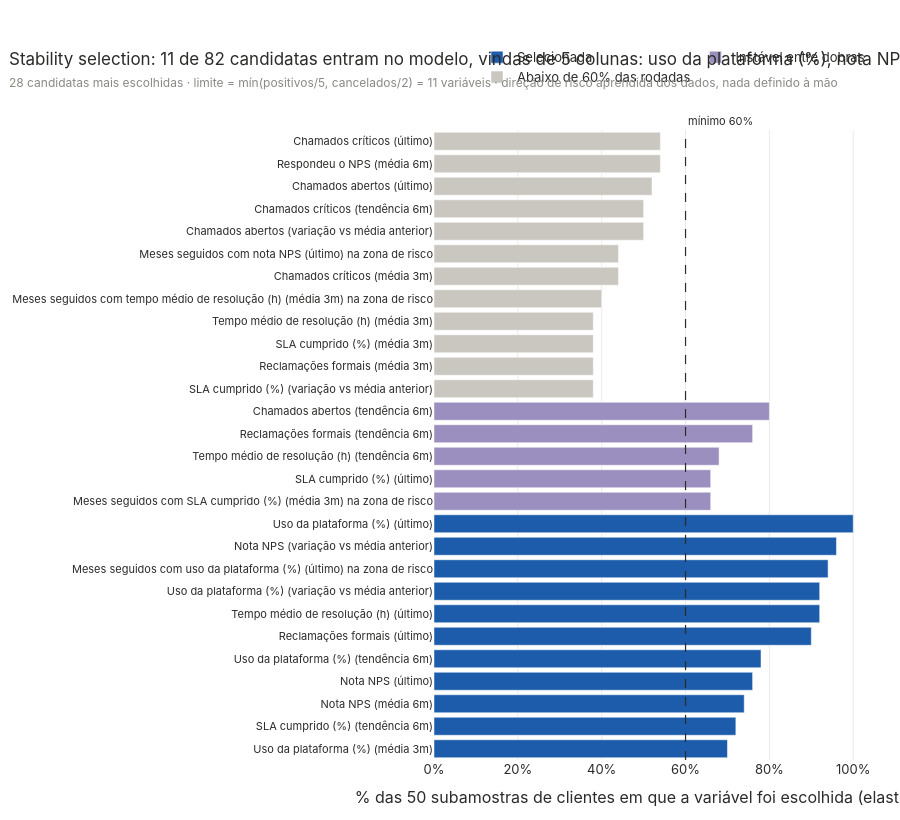
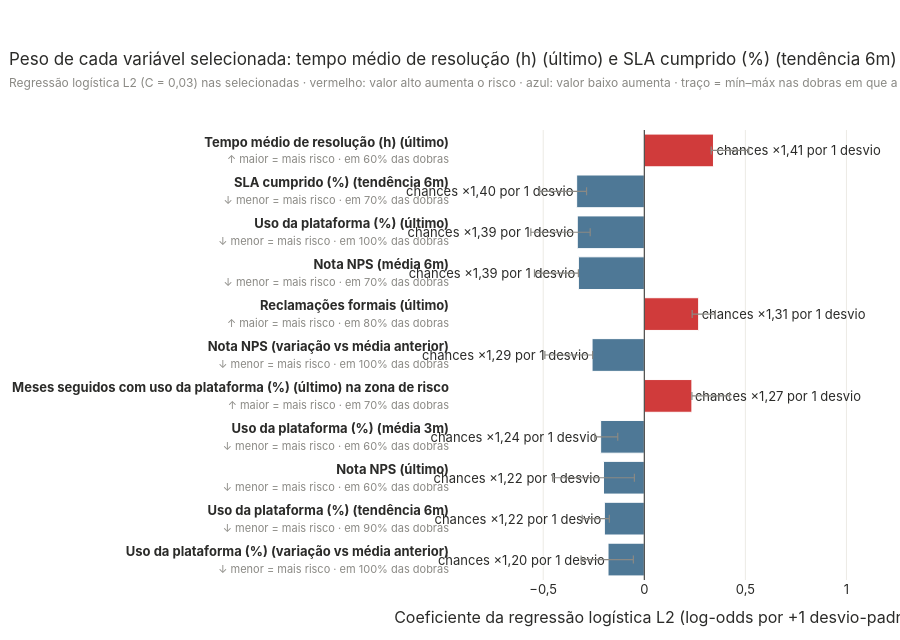

The notebook cell saved with these charts, in order:
### Markdown cell above
## 1. Variáveis que o motor escolheu sozinho

### Code cell
q = PV[PV.frequencia_selecao.notna()].sort_values(["frequencia_selecao", "auc_univariada"], ascending=False).head(28).iloc[::-1]

def grupo(row):
    if row.selecionada:
        return "Selecionada"
    m = str(row.motivo_descarte)
    if m.startswith("selecionada em só"):
        return "Instável entre dobras"
    return "Fora do limite de variáveis" if m.startswith("fora do limite") else "Abaixo de 60% das rodadas" if m.startswith("escolhida") else "Outro motivo"

COR_G = {"Selecionada": "#1c5cab", "Instável entre dobras": "#9b8fbf", "Fora do limite de variáveis": "#7aa7dd", "Abaixo de 60% das rodadas": "#c9c7c0", "Outro motivo": "#8a8984"}
q = q.assign(grupo=q.apply(grupo, axis=1))
fig = go.Figure()
for g_, cor in COR_G.items():
    s = q[q.grupo == g_]
    if s.empty:
        continue
    fig.add_trace(go.Bar(x=100 * s.frequencia_selecao, y=s.rotulo, orientation="h", name=g_, marker_color=cor,
                         customdata=np.c_[s.auc_univariada.map(br), s.direcao_texto, s.motivo_descarte.fillna("—")],
                         hovertemplate="<b>%{y}</b><br>Escolhida em %{x:.0f}% das rodadas<br>AUC univariada (out-of-fold): %{customdata[0]}"
                                       "<br>Direção aprendida: %{customdata[1]}<br>Motivo: %{customdata[2]}<extra></extra>"))
fig.add_vline(x=60, line=dict(color=TINTA, dash="dash", width=1.2))
fig.add_annotation(x=60, y=1.0, yref="paper", text="mínimo 60%", showarrow=False, xanchor="left", yanchor="bottom", font=dict(size=11, color=TINTA))
fig.update_xaxes(title_text="% das 50 subamostras de clientes em que a variável foi escolhida (elastic-net)", range=[0, 104], ticksuffix="%")
fig.update_yaxes(tickfont_size=11)
sel = PV[PV.selecionada]
origens = list(dict.fromkeys(low(META[v].rotulo_coluna) for v in sel.index))
fig.update_layout(height=820, margin=dict(l=380, t=130), barmode="overlay",
                  title=f"Stability selection: {len(sel)} de {len(PV)} candidatas entram no modelo, vindas de {len(origens)} colunas: "
                        f"{', '.join(origens[:-1])} e {origens[-1]}"
                        + sub(f"28 candidatas mais escolhidas · limite = mín(positivos/5, cancelados/2) = {W['resumo']['limite_variaveis']} variáveis · "
                              "direção de risco aprendida dos dados, nada definido à mão"))
fig.show()

co = pd.DataFrame(V["coeficientes"]).set_index("variavel")
co = co.reindex(co.coef.abs().sort_values().index)
cor = [CORES["Cancelou"] if c > 0 else CORES["Ativo"] for c in co.coef]
ylab = [f"<b>{r_.rotulo}</b><br><span style='font-size:11px;color:{CINZA}'>{'↑ maior' if r_.direcao > 0 else '↓ menor'} = mais risco · "
        f"em {r_.frequencia_dobras * 100:.0f}% das dobras</span>" for r_ in co.itertuples()]
fig = go.Figure(go.Bar(
    x=co.coef, y=ylab, orientation="h", marker=dict(color=cor, line=dict(color="white", width=1)),
    error_x=dict(type="data", symmetric=False, array=(co.max_dobras - co.coef).clip(lower=0).fillna(0),
                 arrayminus=(co.coef - co.min_dobras).clip(lower=0).fillna(0), color=CINZA, thickness=1.2, width=4),
    text=[f"chances ×{br(np.exp(abs(c)))} por 1 desvio" for c in co.coef], textposition="outside", cliponaxis=False,
    customdata=np.c_[co.rotulo, co.odds_ratio.map(br), co.min_dobras.map(lambda v: br(v) if pd.notna(v) else "—"),
                     co.max_dobras.map(lambda v: br(v) if pd.notna(v) else "—"), (100 * co.frequencia_dobras).round(0)],
    hovertemplate="<b>%{customdata[0]}</b><br>Coeficiente (padronizado): %{x:.2f}<br>Chances × %{customdata[1]} a cada +1 desvio"
                  "<br>Selecionada em %{customdata[4]}% das dobras da validação · faixa %{customdata[2]} a %{customdata[3]}<extra></extra>"))
fig.add_vline(x=0, line=dict(color=TINTA, width=1))
fig.update_xaxes(title_text="Coeficiente da regressão logística L2 (log-odds por +1 desvio-padrão)",
                 range=[min(co.coef.min(), co.min_dobras.min()) - 0.4, max(co.coef.max(), co.max_dobras.max()) + 0.6])
fig.update_layout(height=640, margin=dict(l=420, t=130), showlegend=False,
                  title=f"Peso de cada variável selecionada: {low(co.rotulo.iloc[-1])} e {low(co.rotulo.iloc[-2])} pesam mais"
                        + sub(f"Regressão logística L2 (C = {br(M.C, 2)}) nas selecionadas · vermelho: valor alto aumenta o risco · "
                              "azul: valor baixo aumenta · traço = mín–máx nas dobras em que a variável foi selecionada"))
fig.show()
display(PV[PV.selecionada][["rotulo", "coef", "odds_ratio", "auc_univariada", "frequencia_selecao", "frequencia_dobras", "limiar", "direcao_texto"]]
        .round(3).rename(columns={"rotulo": "Variável", "coef": "Coeficiente", "odds_ratio": "Chances ×", "auc_univariada": "AUC univariada",
                                  "frequencia_selecao": "Frequência (rodadas)", "frequencia_dobras": "Frequência (dobras)",
                                  "limiar": "Limiar de evidência", "direcao_texto": "Direção"}).rename_axis(None))
CATEG = [("das dobras da validação", "Instável entre dobras (< 50%) e sem vaga no limite"), ("vazamento", "Possível vazamento"), ("nulos", "Muitos nulos"), ("constante", "Constante ou quase constante"),
         ("redundante", "Redundante (|Spearman| > 0,9)"), ("escolhida em só", "Escolhida em < 60% das rodadas"),
         ("instável", "Sinal instável entre rodadas"), ("oposta", "Direção oposta à univariada"),
         ("fora do limite", "Fora do limite de variáveis"), ("invertido", "Sinal invertido no modelo final")]
cat = PV[~PV.selecionada].motivo_descarte.map(lambda m: next((n for k, n in CATEG if k in str(m)), "Outro"))
display(cat.value_counts().rename("variáveis descartadas").rename_axis("Motivo").to_frame())

### Figure 1 — Plotly figure (JSON) as saved in the notebook; plotly's stock layout.template omitted (floating-point values rounded to 4 significant figures)
{"data": [{"customdata": [["0,91", "menor = mais risco", "—"], ["0,77", "menor = mais risco", "—"], ["0,83", "menor = mais risco", "—"], ["0,85", "menor = mais risco", "—"], ["0,85", "menor = mais risco", "—"], ["0,72", "maior = mais risco", "—"], ["0,82", "maior = mais risco", "—"], ["0,87", "menor = mais risco", "—"], ["0,84", "maior = mais risco", "—"], ["0,77", "menor = mais risco", "—"], ["0,91", "menor = mais risco", "—"]], "hovertemplate": "<b>%{y}</b><br>Escolhida em %{x:.0f}% das rodadas<br>AUC univariada (out-of-fold): %{customdata[0]}<br>Direção aprendida: %{customdata[1]}<br>Motivo: %{customdata[2]}<extra></extra>", "marker": {"color": "#1c5cab"}, "name": "Selecionada", "orientation": "h", "type": "bar", "x": [70.0, 72.0, 74.0, 76.0, 78.0, 90.0, 92.0, 92.0, 94.0, 96.0, 100.0], "y": ["Uso da plataforma (%) (média 3m)", "SLA cumprido (%) (tendência 6m)", "Nota NPS (média 6m)", "Nota NPS (último)", "Uso da plataforma (%) (tendência 6m)", "Reclamações formais (último)", "Tempo médio de resolução (h) (último)", "Uso da plataforma (%) (variação vs média anterior)", "Meses seguidos com uso da plataforma (%) (último) na zona de risco", "Nota NPS (variação vs média anterior)", "Uso da plataforma (%) (último)"]}, {"customdata": [["0,77", "maior = mais risco", "selecionada em só 20% das dobras da validação (mínimo 50%): instável entre dobras e sem vaga no limite de 11 variáveis"], ["0,78", "menor = mais risco", "selecionada em só 0% das dobras da validação (mínimo 50%): instável entre dobras e sem vaga no limite de 11 variáveis"], ["0,77", "maior = mais risco", "selecionada em só 10% das dobras da validação (mínimo 50%): instável entre dobras e sem vaga no limite de 11 variáveis"], ["0,73", "maior = mais risco", "selecionada em só 0% das dobras da validação (mínimo 50%): instável entre dobras e sem vaga no limite de 11 variáveis"], ["0,78", "maior = mais risco", "selecionada em só 10% das dobras da validação (mínimo 50%): instável entre dobras e sem vaga no limite de 11 variáveis"]], "hovertemplate": "<b>%{y}</b><br>Escolhida em %{x:.0f}% das rodadas<br>AUC univariada (out-of-fold): %{customdata[0]}<br>Direção aprendida: %{customdata[1]}<br>Motivo: %{customdata[2]}<extra></extra>", "marker": {"color": "#9b8fbf"}, "name": "Instável entre dobras", "orientation": "h", "type": "bar", "x": [66.0, 66.0, 68.0, 76.0, 80.0], "y": ["Meses seguidos com SLA cumprido (%) (média 3m) na zona de risco", "SLA cumprido (%) (último)", "Tempo médio de resolução (h) (tendência 6m)", "Reclamações formais (tendência 6m)", "Chamados abertos (tendência 6m)"]}, {"customdata": [["0,76", "menor = mais risco", "escolhida em só 38% das rodadas (mínimo 60%)"], ["0,80", "maior = mais risco", "escolhida em só 38% das rodadas (mínimo 60%)"], ["0,82", "menor = mais risco", "escolhida em só 38% das rodadas (mínimo 60%)"], ["0,84", "maior = mais risco", "escolhida em só 38% das rodadas (mínimo 60%)"], ["0,80", "maior = mais risco", "escolhida em só 40% das rodadas (mínimo 60%)"], ["0,78", "maior = mais risco", "escolhida em só 44% das rodadas (mínimo 60%)"], ["0,79", "maior = mais risco", "escolhida em só 44% das rodadas (mínimo 60%)"], ["0,77", "maior = mais risco", "escolhida em só 50% das rodadas (mínimo 60%)"], ["0,77", "maior = mais risco", "escolhida em só 50% das rodadas (mínimo 60%)"], ["0,72", "maior = mais risco", "escolhida em só 52% das rodadas (mínimo 60%)"], ["0,58", "menor = mais risco", "escolhida em só 54% das rodadas (mínimo 60%)"], ["0,71", "maior = mais risco", "escolhida em só 54% das rodadas (mínimo 60%)"]], "hovertemplate": "<b>%{y}</b><br>Escolhida em %{x:.0f}% das rodadas<br>AUC univariada (out-of-fold): %{customdata[0]}<br>Direção aprendida: %{customdata[1]}<br>Motivo: %{customdata[2]}<extra></extra>", "marker": {"color": "#c9c7c0"}, "name": "Abaixo de 60% das rodadas", "orientation": "h", "type": "bar", "x": [38.0, 38.0, 38.0, 38.0, 40.0, 44.0, 44.0, 50.0, 50.0, 52.0, 54.0, 54.0], "y": ["SLA cumprido (%) (variação vs média anterior)", "Reclamações formais (média 3m)", "SLA cumprido (%) (média 3m)", "Tempo médio de resolução (h) (média 3m)", "Meses seguidos com tempo médio de resolução (h) (média 3m) na zona de risco", "Chamados críticos (média 3m)", "Meses seguidos com nota NPS (último) na zona de risco", "Chamados abertos (variação vs média anterior)", "Chamados críticos (tendência 6m)", "Chamados abertos (último)", "Respondeu o NPS (média 6m)", "Chamados críticos (último)"]}], "layout": {"annotations": [{"font": {"color": "#2b2b29", "size": 11}, "showarrow": false, "text": "mínimo 60%", "x": 60, "xanchor": "left", "y": 1.0, "yanchor": "bottom", "yref": "paper"}], "barmode": "overlay", "height": 820, "margin": {"l": 380, "t": 130}, "shapes": [{"line": {"color": "#2b2b29", "dash": "dash", "width": 1.2}, "type": "line", "x0": 60, "x1": 60, "xref": "x", "y0": 0, "y1": 1, "yref": "y domain"}], "title": {"text": "Stability selection: 11 de 82 candidatas entram no modelo, vindas de 5 colunas: uso da plataforma (%), nota NPS, tempo médio de resolução (h), reclamações formais e SLA cumprido (%)<br><span style='font-size:12px;color:#8a8984'>28 candidatas mais escolhidas · limite = mín(positivos/5, cancelados/2) = 11 variáveis · direção de risco aprendida dos dados, nada definido à mão</span>"}, "xaxis": {"range": [0, 104], "ticksuffix": "%", "title": {"text": "% das 50 subamostras de clientes em que a variável foi escolhida (elastic-net)"}}, "yaxis": {"tickfont": {"size": 11}}}}

### Figure 2 — Plotly figure (JSON) as saved in the notebook; plotly's stock layout.template omitted (floating-point values rounded to 4 significant figures)
{"data": [{"cliponaxis": false, "customdata": [["Uso da plataforma (%) (variação vs média anterior)", "0,84", "−0,31", "−0,05", 100.0], ["Uso da plataforma (%) (tendência 6m)", "0,82", "−0,31", "−0,17", 90.0], ["Nota NPS (último)", "0,82", "−0,45", "−0,05", 60.0], ["Uso da plataforma (%) (média 3m)", "0,81", "−0,24", "−0,13", 60.0], ["Meses seguidos com uso da plataforma (%) (último) na zona de risco", "1,27", "0,24", "0,42", 70.0], ["Nota NPS (variação vs média anterior)", "0,77", "−0,49", "−0,26", 100.0], ["Reclamações formais (último)", "1,31", "0,24", "0,35", 80.0], ["Nota NPS (média 6m)", "0,72", "−0,54", "−0,37", 70.0], ["Uso da plataforma (%) (último)", "0,72", "−0,56", "−0,27", 100.0], ["SLA cumprido (%) (tendência 6m)", "0,72", "−0,52", "−0,29", 70.0], ["Tempo médio de resolução (h) (último)", "1,41", "0,33", "0,52", 60.0]], "error_x": {"array": [0.1253, 0.0246, 0.1529, 0.0847, 0.1866, 0.0027, 0.0828, 0.0, 0.0639, 0.049, 0.1743], "arrayminus": [0.133, 0.1096, 0.2517, 0.0289, 0.0, 0.2335, 0.0322, 0.2171, 0.2296, 0.1827, 0.0112], "color": "#8a8984", "symmetric": false, "thickness": 1.2, "type": "data", "width": 4}, "hovertemplate": "<b>%{customdata[0]}</b><br>Coeficiente (padronizado): %{x:.2f}<br>Chances × %{customdata[1]} a cada +1 desvio<br>Selecionada em %{customdata[4]}% das dobras da validação · faixa %{customdata[2]} a %{customdata[3]}<extra></extra>", "marker": {"color": ["#4e7896", "#4e7896", "#4e7896", "#4e7896", "#d03b3b", "#4e7896", "#d03b3b", "#4e7896", "#4e7896", "#4e7896", "#d03b3b"], "line": {"color": "white", "width": 1}}, "orientation": "h", "text": ["chances ×1,20 por 1 desvio", "chances ×1,22 por 1 desvio", "chances ×1,22 por 1 desvio", "chances ×1,24 por 1 desvio", "chances ×1,27 por 1 desvio", "chances ×1,29 por 1 desvio", "chances ×1,31 por 1 desvio", "chances ×1,39 por 1 desvio", "chances ×1,39 por 1 desvio", "chances ×1,40 por 1 desvio", "chances ×1,41 por 1 desvio"], "textposition": "outside", "type": "bar", "x": [-0.1794, -0.1975, -0.2019, -0.216, 0.2355, -0.2584, 0.269, -0.326, -0.3315, -0.3346, 0.3422], "y": ["<b>Uso da plataforma (%) (variação vs média anterior)</b><br><span style='font-size:11px;color:#8a8984'>↓ menor = mais risco · em 100% das dobras</span>", "<b>Uso da plataforma (%) (tendência 6m)</b><br><span style='font-size:11px;color:#8a8984'>↓ menor = mais risco · em 90% das dobras</span>", "<b>Nota NPS (último)</b><br><span style='font-size:11px;color:#8a8984'>↓ menor = mais risco · em 60% das dobras</span>", "<b>Uso da plataforma (%) (média 3m)</b><br><span style='font-size:11px;color:#8a8984'>↓ menor = mais risco · em 60% das dobras</span>", "<b>Meses seguidos com uso da plataforma (%) (último) na zona de risco</b><br><span style='font-size:11px;color:#8a8984'>↑ maior = mais risco · em 70% das dobras</span>", "<b>Nota NPS (variação vs média anterior)</b><br><span style='font-size:11px;color:#8a8984'>↓ menor = mais risco · em 100% das dobras</span>", "<b>Reclamações formais (último)</b><br><span style='font-size:11px;color:#8a8984'>↑ maior = mais risco · em 80% das dobras</span>", "<b>Nota NPS (média 6m)</b><br><span style='font-size:11px;color:#8a8984'>↓ menor = mais risco · em 70% das dobras</span>", "<b>Uso da plataforma (%) (último)</b><br><span style='font-size:11px;color:#8a8984'>↓ menor = mais risco · em 100% das dobras</span>", "<b>SLA cumprido (%) (tendência 6m)</b><br><span style='font-size:11px;color:#8a8984'>↓ menor = mais risco · em 70% das dobras</span>", "<b>Tempo médio de resolução (h) (último)</b><br><span style='font-size:11px;color:#8a8984'>↑ maior = mais risco · em 60% das dobras</span>"]}], "layout": {"height": 640, "margin": {"l": 420, "t": 130}, "shapes": [{"line": {"color": "#2b2b29", "width": 1}, "type": "line", "x0": 0, "x1": 0, "xref": "x", "y0": 0, "y1": 1, "yref": "y domain"}], "showlegend": false, "title": {"text": "Peso de cada variável selecionada: tempo médio de resolução (h) (último) e SLA cumprido (%) (tendência 6m) pesam mais<br><span style='font-size:12px;color:#8a8984'>Regressão logística L2 (C = 0,03) nas selecionadas · vermelho: valor alto aumenta o risco · azul: valor baixo aumenta · traço = mín–máx nas dobras em que a variável foi selecionada</span>"}, "xaxis": {"range": [-0.9611, 1.116], "title": {"text": "Coeficiente da regressão logística L2 (log-odds por +1 desvio-padrão)"}}}}
